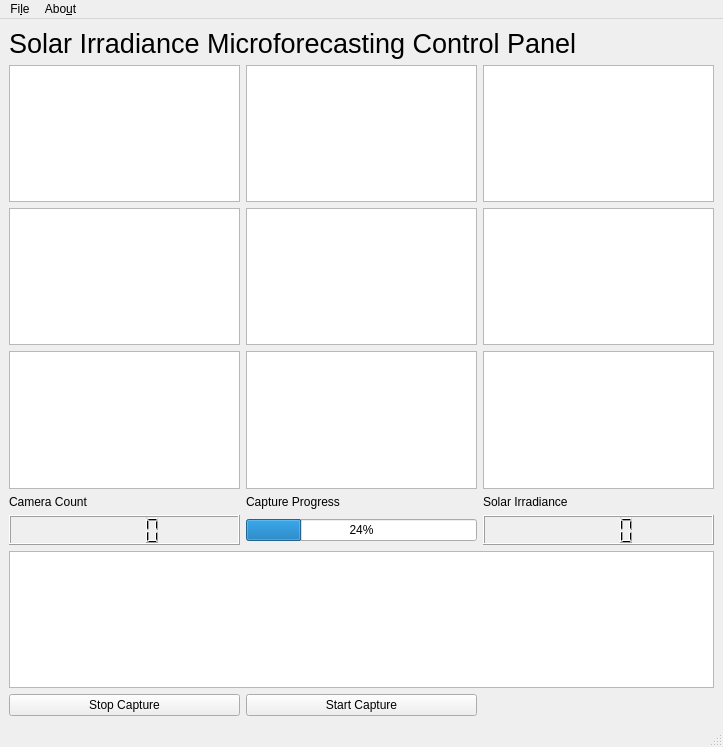
<?xml version="1.0" encoding="UTF-8"?>
<ui version="4.0">
 <author>AJ Fite and Sara Kipps</author>
 <class>MainWindow</class>
 <widget class="QMainWindow" name="MainWindow">
  <property name="geometry">
   <rect>
    <x>0</x>
    <y>0</y>
    <width>723</width>
    <height>747</height>
   </rect>
  </property>
  <property name="windowTitle">
   <string>Solar Irradiance Microforecasting Control Panel</string>
  </property>
  <property name="windowIcon">
   <iconset theme="h">
    <normaloff>.</normaloff>.</iconset>
  </property>
  <property name="unifiedTitleAndToolBarOnMac">
   <bool>false</bool>
  </property>
  <widget class="QWidget" name="centralwidget">
   <layout class="QGridLayout" name="gridLayout_2">
    <item row="0" column="0" colspan="2">
     <widget class="QLabel" name="label">
      <property name="font">
       <font>
        <pointsize>20</pointsize>
       </font>
      </property>
      <property name="text">
       <string>Solar Irradiance Microforecasting Control Panel</string>
      </property>
     </widget>
    </item>
    <item row="1" column="0" colspan="3">
     <layout class="QGridLayout" name="gridLayout">
      <item row="8" column="0">
       <widget class="QPushButton" name="stopCapButton">
        <property name="text">
         <string>Stop Capture</string>
        </property>
       </widget>
      </item>
      <item row="3" column="2">
       <widget class="QGraphicsView" name="graphicsView_7"/>
      </item>
      <item row="1" column="1">
       <widget class="QGraphicsView" name="graphicsView_5"/>
      </item>
      <item row="3" column="1">
       <widget class="QGraphicsView" name="graphicsView_8"/>
      </item>
      <item row="2" column="1">
       <widget class="QGraphicsView" name="graphicsView_4"/>
      </item>
      <item row="2" column="0">
       <widget class="QGraphicsView" name="graphicsView_2"/>
      </item>
      <item row="1" column="2">
       <widget class="QGraphicsView" name="graphicsView_6"/>
      </item>
      <item row="3" column="0">
       <widget class="QGraphicsView" name="graphicsView_3"/>
      </item>
      <item row="1" column="0">
       <widget class="QGraphicsView" name="graphicsView"/>
      </item>
      <item row="2" column="2">
       <widget class="QGraphicsView" name="graphicsView_9"/>
      </item>
      <item row="6" column="1">
       <widget class="QProgressBar" name="progressBar">
        <property name="value">
         <number>24</number>
        </property>
       </widget>
      </item>
      <item row="6" column="2">
       <widget class="QLCDNumber" name="solarIrradiance">
        <property name="minimumSize">
         <size>
          <width>70</width>
          <height>30</height>
         </size>
        </property>
       </widget>
      </item>
      <item row="7" column="0" colspan="3">
       <widget class="QPlainTextEdit" name="consoleWidget">
        <property name="undoRedoEnabled">
         <bool>false</bool>
        </property>
        <property name="readOnly">
         <bool>true</bool>
        </property>
        <property name="textInteractionFlags">
         <set>Qt::TextSelectableByKeyboard|Qt::TextSelectableByMouse</set>
        </property>
       </widget>
      </item>
      <item row="8" column="1">
       <widget class="QPushButton" name="startCapButton">
        <property name="text">
         <string>Start Capture</string>
        </property>
       </widget>
      </item>
      <item row="5" column="1">
       <widget class="QLabel" name="label_2">
        <property name="text">
         <string>Capture Progress</string>
        </property>
       </widget>
      </item>
      <item row="5" column="2">
       <widget class="QLabel" name="label_3">
        <property name="text">
         <string>Solar Irradiance</string>
        </property>
       </widget>
      </item>
      <item row="5" column="0">
       <widget class="QLabel" name="label_4">
        <property name="text">
         <string>Camera Count</string>
        </property>
       </widget>
      </item>
      <item row="6" column="0">
       <widget class="QLCDNumber" name="cameraCount"/>
      </item>
     </layout>
    </item>
   </layout>
  </widget>
  <widget class="QMenuBar" name="menubar">
   <property name="geometry">
    <rect>
     <x>0</x>
     <y>0</y>
     <width>723</width>
     <height>30</height>
    </rect>
   </property>
   <widget class="QMenu" name="menuAbout">
    <property name="title">
     <string>Fi&amp;le</string>
    </property>
    <addaction name="actionCapture_Settings"/>
    <addaction name="actionExit"/>
   </widget>
   <widget class="QMenu" name="menuFile">
    <property name="title">
     <string>Abo&amp;ut</string>
    </property>
    <addaction name="actionSource_Code"/>
    <addaction name="actionLicense"/>
    <addaction name="actionAbout"/>
   </widget>
   <addaction name="menuAbout"/>
   <addaction name="menuFile"/>
  </widget>
  <widget class="QStatusBar" name="statusbar"/>
  <action name="actionCapture_Settings">
   <property name="text">
    <string>&amp;Capture Settings</string>
   </property>
  </action>
  <action name="actionExit">
   <property name="text">
    <string>&amp;Exit</string>
   </property>
  </action>
  <action name="actionSource_Code">
   <property name="text">
    <string>&amp;Source Code</string>
   </property>
  </action>
  <action name="actionLicense">
   <property name="text">
    <string>&amp;License</string>
   </property>
  </action>
  <action name="actionAbout">
   <property name="text">
    <string>&amp;About</string>
   </property>
  </action>
 </widget>
 <resources/>
 <connections/>
</ui>
